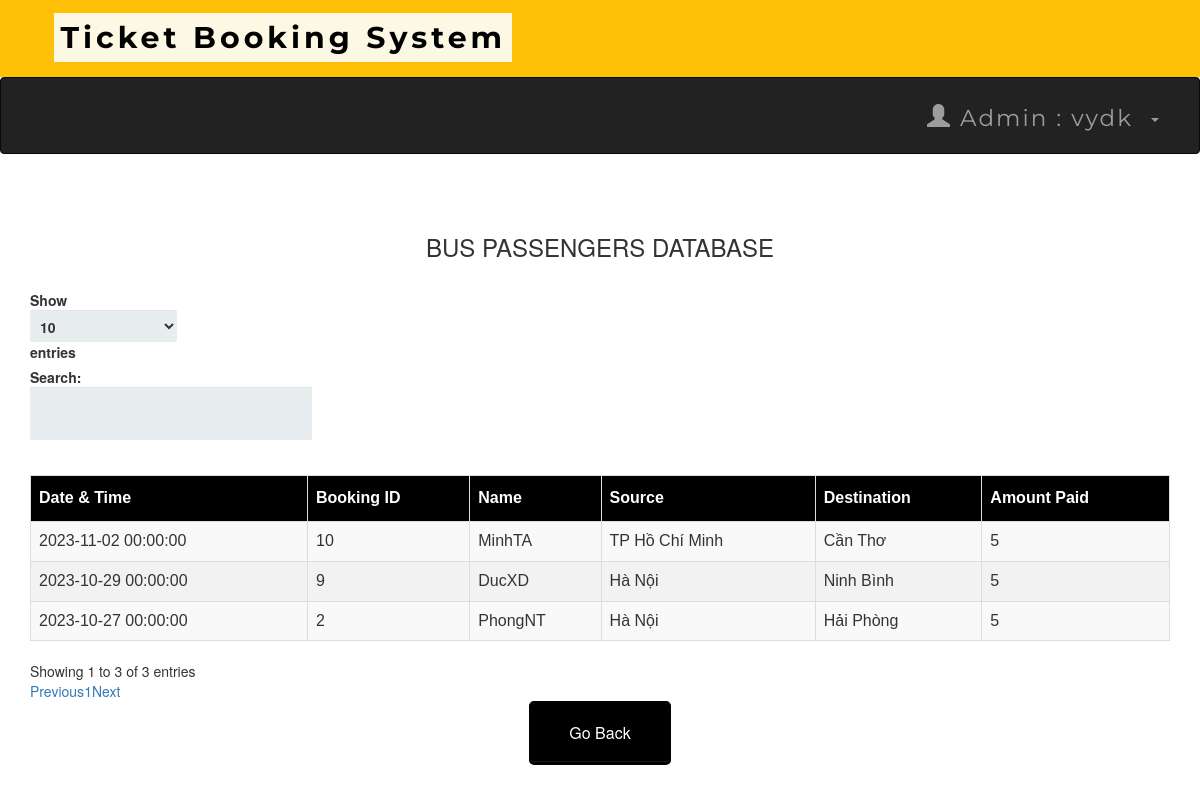
Page /adminbusdb.php (signed in) on the committed database.
### tables this page shows
CREATE TABLE `bustransactions` (
  `T_No.` int(10) NOT NULL,
  `email` varchar(50) NOT NULL,
  `source` varchar(50) NOT NULL,
  `dest` varchar(50) NOT NULL,
  `Name` varchar(50) NOT NULL,
  `Bus_No` int(11) NOT NULL,
  `NoOfpass` int(11) NOT NULL,
  `card_no` int(25) NOT NULL,
  `expmonth` int(2) NOT NULL,
  `expyear` int(2) NOT NULL,
  `cvv` int(3) NOT NULL,
  `pin` int(4) NOT NULL,
  `Date` datetime NOT NULL DEFAULT current_timestamp(),
  `Amt` int(10) NOT NULL
);

### adminbusdb.php (the view, shortened to what this page needs)
<?php
include 'connect.php';
include 'adminheader.php';
?>
<!DOCTYPE html>
<html>
<link rel='stylesheet' href='index.css'>
<head>
     <link rel="stylesheet" href="https://maxcdn.bootstrapcdn.com/bootstrap/3.3.6/css/bootstrap.min.css" />
     <link rel="stylesheet" href="https://cdn.datatables.net/1.10.12/css/dataTables.bootstrap.min.css" />
</head>
<body>
     <br /><br />
     <div class="container">
          <h3 align="center">BUS PASSENGERS DATABASE</h3>
          <br />
          <div class="table-responsive">
               <table id="data" class="table table-striped table-bordered">
                    <thead>
                         <tr>
                              <th> Date & Time</th>
                              <th> Booking ID </th>
                              <th> Name </th>
                              <th> Source </th>
                              <th> Destination </th>
                              <th> Amount Paid</th>
                         </tr>
                    </thead>
                    <tbody>
                         <?php
                         $result = mysqli_query($connect, "select * From bustransactions");
                         while ($row = mysqli_fetch_assoc($result)) :
                         ?>
                              <tr>
                                   <td><?php echo $row['Date']; ?></td>
                                   <td><?php echo $row['T_No.']; ?></td>
                                   <td><?php echo $row['Name']; ?></td>
                                   <td><?php echo $row['source']; ?></td>
                                   <td><?php echo $row['dest']; ?></td>
                                   <td><?php echo $row['Amt']; ?></td>
                              </tr>
                         <?php endwhile; ?>
                    </tbody>
               </table>
          </div>
     </div>
</body>
</html>
<table align='center'>
     <tr>
          <td><a href='admin.php'><button style="background-color: black ; border-color:black "><span style="color:white">Go Back </span> </button></a></td>
     </tr>

### index.css (style rules this page uses)
*, *:before, *:after { -moz-box-sizing: border-box; -webkit-box-sizing: border-box; box-sizing: border-box; }
a { text-decoration:none; }
td { text-align: center; }
button { padding: 19px 39px 18px 39px; color: #FFF; background-color: #a8db34; font-size: 18px; text-align: center; font-style: normal; border-radius: 5px; width: 100%; border: 1px solid #71db34; border-width: 1px 1px 3px; box-shadow: 0 -1px 0 rgba(255,255,255,0.1) inset; margin-bottom: 10px; }

### adminbusdb.php (style rules this page uses)
table#data { font-size: 16px; font-family: "Trebuchet MS", Arial, Helvetica, sans-serif; border-collapse: collapse; border-spacing: 0; width: 100%; }
#data td, #data th { border: 1px solid #ddd; text-align: left; padding: 8px; }
#data tr:nth-child(even) { background-color: #f2f2f2 }
#data th { padding-top: 11px; padding-bottom: 11px; background-color: black; color: white; }

### rows in the picture
bustransactions: Date "2023-10-27 00:00:00", value "2", Name "PhongNT", source "Hà Nội", dest "Hải Phòng", Amt "5"
bustransactions: Date "2023-10-29 00:00:00", value "9", Name "DucXD", source "Hà Nội", dest "Ninh Bình", Amt "5"
bustransactions: Date "2023-11-02 00:00:00", value "10", Name "MinhTA", source "TP Hồ Chí Minh", dest "Cần Thơ", Amt "5"

### other values in the picture
$_SESSION['name'] "vydk"
